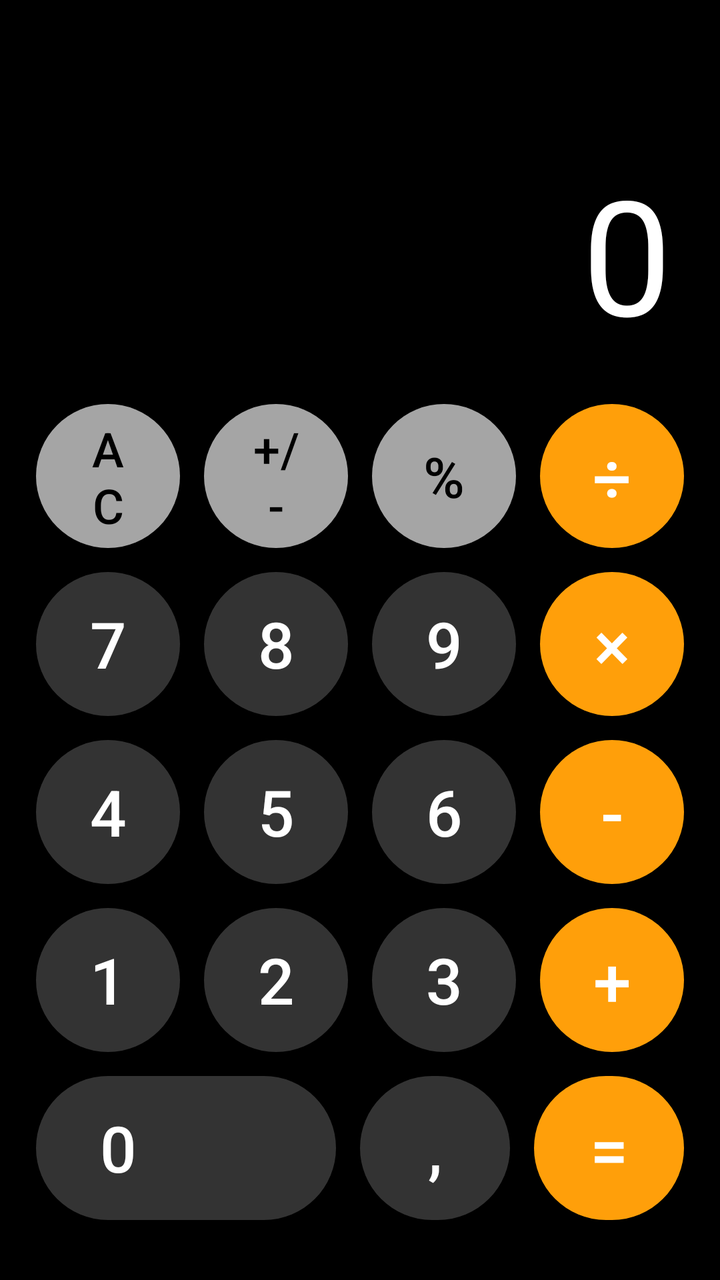
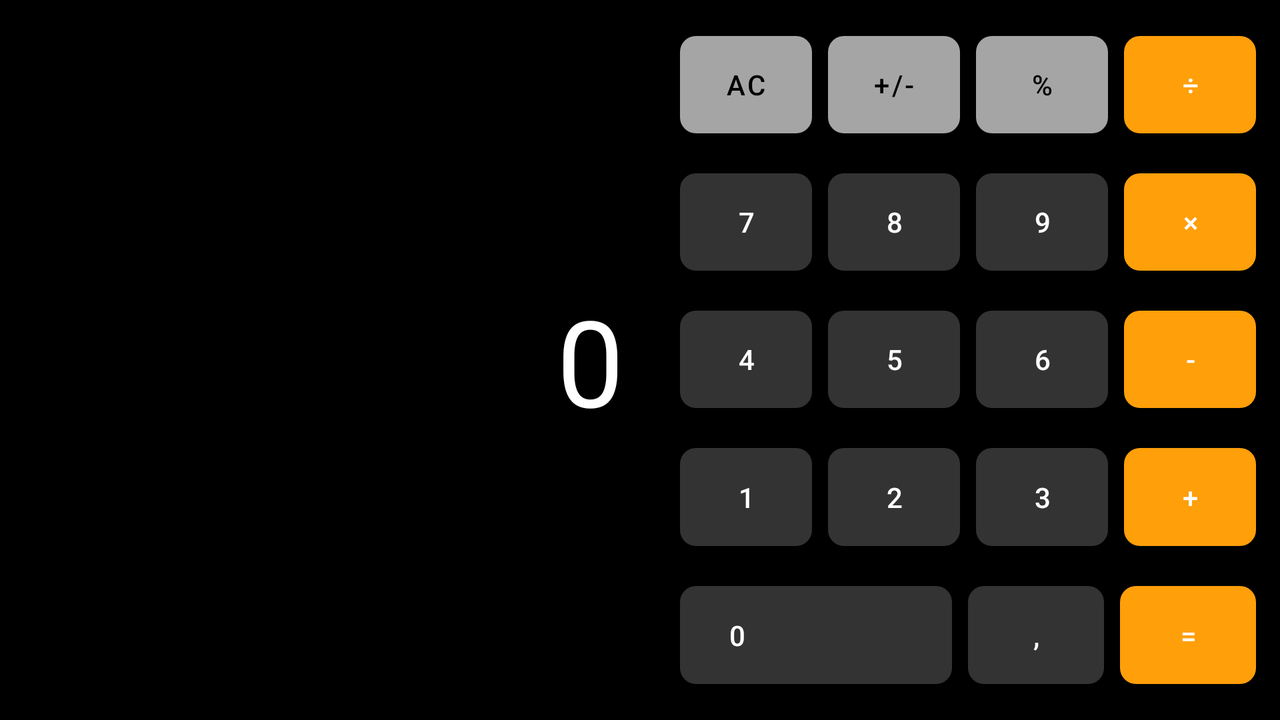

Compare how this app lays out the same screen by default and in its alternative resource folder. The renders come first, then the two layout files and the values they reference.
<!-- AndroidManifest.xml: application theme Theme.SimpleCalculator -->
<!-- res/layout/activity_simple_calc.xml -->
<?xml version="1.0" encoding="utf-8"?>
<androidx.constraintlayout.widget.ConstraintLayout xmlns:android="http://schemas.android.com/apk/res/android"
    xmlns:app="http://schemas.android.com/apk/res-auto"
    xmlns:tools="http://schemas.android.com/tools"
    android:id="@+id/main"
    android:layout_width="match_parent"
    android:layout_height="match_parent"
    android:background="#000000"
    tools:context=".SimpleCalcActivity">

    <TextView
        android:id="@+id/tvDisplay"
        android:layout_width="0dp"
        android:layout_height="wrap_content"
        android:layout_marginEnd="24dp"
        android:layout_marginBottom="16dp"
        android:gravity="end"
        android:text="0"
        android:textColor="#FFFFFF"
        android:textSize="80sp"
        app:layout_constraintBottom_toTopOf="@+id/keypadContainer"
        app:layout_constraintEnd_toEndOf="parent"
        app:layout_constraintStart_toStartOf="parent" />

    <LinearLayout
        android:id="@+id/keypadContainer"
        android:layout_width="0dp"
        android:layout_height="0dp"
        android:layout_marginStart="12dp"
        android:layout_marginEnd="12dp"
        android:layout_marginBottom="24dp"
        android:orientation="vertical"
        app:layout_constraintBottom_toBottomOf="parent"
        app:layout_constraintDimensionRatio="4:5"
        app:layout_constraintEnd_toEndOf="parent"
        app:layout_constraintStart_toStartOf="parent">

        <LinearLayout
            android:layout_width="match_parent"
            android:layout_height="0dp"
            android:layout_weight="1"
            android:orientation="horizontal">

            <com.google.android.material.button.MaterialButton
                android:id="@+id/btnAC"
                android:layout_width="0dp"
                android:layout_height="match_parent"
                android:layout_margin="6dp"
                android:layout_weight="1"
                android:text="AC"
                android:textColor="#000000"
                android:textSize="24sp"
                app:backgroundTint="#A5A5A5"
                app:cornerRadius="100dp"
                android:insetTop="0dp"
                android:insetBottom="0dp"/>

            <com.google.android.material.button.MaterialButton
                android:id="@+id/btnPlusMinus"
                android:layout_width="0dp"
                android:layout_height="match_parent"
                android:layout_margin="6dp"
                android:layout_weight="1"
                android:text="+/-"
                android:textColor="#000000"
                android:textSize="24sp"
                app:backgroundTint="#A5A5A5"
                app:cornerRadius="100dp"
                android:insetTop="0dp"
                android:insetBottom="0dp"/>

            <com.google.android.material.button.MaterialButton
                android:id="@+id/btnPercent"
                android:layout_width="0dp"
                android:layout_height="match_parent"
                android:layout_margin="6dp"
                android:layout_weight="1"
                android:text="%"
                android:textColor="#000000"
                android:textSize="28sp"
                app:backgroundTint="#A5A5A5"
                app:cornerRadius="100dp"
                android:insetTop="0dp"
                android:insetBottom="0dp"/>

            <com.google.android.material.button.MaterialButton
                android:id="@+id/btnDivide"
                android:layout_width="0dp"
                android:layout_height="match_parent"
                android:layout_margin="6dp"
                android:layout_weight="1"
                android:text="÷"
                android:textSize="34sp"
                app:backgroundTint="#FF9F0A"
                app:cornerRadius="100dp"
                android:insetTop="0dp"
                android:insetBottom="0dp"/>
        </LinearLayout>

        <LinearLayout
            android:layout_width="match_parent"
            android:layout_height="0dp"
            android:layout_weight="1"
            android:orientation="horizontal">

            <com.google.android.material.button.MaterialButton
                android:id="@+id/btn7"
                android:layout_width="0dp"
                android:layout_height="match_parent"
                android:layout_margin="6dp"
                android:layout_weight="1"
                android:text="7"
                android:textSize="32sp"
                app:backgroundTint="#333333"
                app:cornerRadius="100dp"
                android:insetTop="0dp"
                android:insetBottom="0dp"/>

            <com.google.android.material.button.MaterialButton
                android:id="@+id/btn8"
                android:layout_width="0dp"
                android:layout_height="match_parent"
                android:layout_margin="6dp"
                android:layout_weight="1"
                android:text="8"
                android:textSize="32sp"
                app:backgroundTint="#333333"
                app:cornerRadius="100dp"
                android:insetTop="0dp"
                android:insetBottom="0dp"/>

            <com.google.android.material.button.MaterialButton
                android:id="@+id/btn9"
                android:layout_width="0dp"
                android:layout_height="match_parent"
                android:layout_margin="6dp"
                android:layout_weight="1"
                android:text="9"
                android:textSize="32sp"
                app:backgroundTint="#333333"
                app:cornerRadius="100dp"
                android:insetTop="0dp"
                android:insetBottom="0dp"/>

            <com.google.android.material.button.MaterialButton
                android:id="@+id/btnMultiply"
                android:layout_width="0dp"
                android:layout_height="match_parent"
                android:layout_margin="6dp"
                android:layout_weight="1"
                android:text="×"
                android:textSize="34sp"
                app:backgroundTint="#FF9F0A"
                app:cornerRadius="100dp"
                android:insetTop="0dp"
                android:insetBottom="0dp"/>
        </LinearLayout>

        <LinearLayout
            android:layout_width="match_parent"
            android:layout_height="0dp"
            android:layout_weight="1"
            android:orientation="horizontal">

            <com.google.android.material.button.MaterialButton
                android:id="@+id/btn4"
                android:layout_width="0dp"
                android:layout_height="match_parent"
                android:layout_margin="6dp"
                android:layout_weight="1"
                android:text="4"
                android:textSize="32sp"
                app:backgroundTint="#333333"
                app:cornerRadius="100dp"
                android:insetTop="0dp"
                android:insetBottom="0dp"/>

            <com.google.android.material.button.MaterialButton
                android:id="@+id/btn5"
                android:layout_width="0dp"
                android:layout_height="match_parent"
                android:layout_margin="6dp"
                android:layout_weight="1"
                android:text="5"
                android:textSize="32sp"
                app:backgroundTint="#333333"
                app:cornerRadius="100dp"
                android:insetTop="0dp"
                android:insetBottom="0dp"/>

            <com.google.android.material.button.MaterialButton
                android:id="@+id/btn6"
                android:layout_width="0dp"
                android:layout_height="match_parent"
                android:layout_margin="6dp"
                android:layout_weight="1"
                android:text="6"
                android:textSize="32sp"
                app:backgroundTint="#333333"
                app:cornerRadius="100dp"
                android:insetTop="0dp"
                android:insetBottom="0dp"/>

            <com.google.android.material.button.MaterialButton
                android:id="@+id/btnMinus"
                android:layout_width="0dp"
                android:layout_height="match_parent"
                android:layout_margin="6dp"
                android:layout_weight="1"
                android:text="-"
                android:textSize="34sp"
                app:backgroundTint="#FF9F0A"
                app:cornerRadius="100dp"
                android:insetTop="0dp"
                android:insetBottom="0dp"/>
        </LinearLayout>

        <LinearLayout
            android:layout_width="match_parent"
            android:layout_height="0dp"
            android:layout_weight="1"
            android:orientation="horizontal">

            <com.google.android.material.button.MaterialButton
                android:id="@+id/btn1"
                android:layout_width="0dp"
                android:layout_height="match_parent"
                android:layout_margin="6dp"
                android:layout_weight="1"
                android:text="1"
                android:textSize="32sp"
                app:backgroundTint="#333333"
                app:cornerRadius="100dp"
                android:insetTop="0dp"
                android:insetBottom="0dp"/>

            <com.google.android.material.button.MaterialButton
                android:id="@+id/btn2"
                android:layout_width="0dp"
                android:layout_height="match_parent"
                android:layout_margin="6dp"
                android:layout_weight="1"
                android:text="2"
                android:textSize="32sp"
                app:backgroundTint="#333333"
                app:cornerRadius="100dp"
                android:insetTop="0dp"
                android:insetBottom="0dp"/>

            <com.google.android.material.button.MaterialButton
                android:id="@+id/btn3"
                android:layout_width="0dp"
                android:layout_height="match_parent"
                android:layout_margin="6dp"
                android:layout_weight="1"
                android:text="3"
                android:textSize="32sp"
                app:backgroundTint="#333333"
                app:cornerRadius="100dp"
                android:insetTop="0dp"
                android:insetBottom="0dp"/>

            <com.google.android.material.button.MaterialButton
                android:id="@+id/btnPlus"
                android:layout_width="0dp"
                android:layout_height="match_parent"
                android:layout_margin="6dp"
                android:layout_weight="1"
                android:text="+"
                android:textSize="34sp"
                app:backgroundTint="#FF9F0A"
                app:cornerRadius="100dp"
                android:insetTop="0dp"
                android:insetBottom="0dp"/>
        </LinearLayout>

        <LinearLayout
            android:layout_width="match_parent"
            android:layout_height="0dp"
            android:layout_weight="1"
            android:orientation="horizontal">

            <com.google.android.material.button.MaterialButton
                android:id="@+id/btn0"
                android:layout_width="0dp"
                android:layout_height="match_parent"
                android:layout_margin="6dp"
                android:layout_weight="2"
                android:text="0"
                android:gravity="start|center_vertical"
                android:paddingStart="32dp"
                android:textSize="32sp"
                app:backgroundTint="#333333"
                app:cornerRadius="100dp"
                android:insetTop="0dp"
                android:insetBottom="0dp"/>

            <com.google.android.material.button.MaterialButton
                android:id="@+id/btnComma"
                android:layout_width="0dp"
                android:layout_height="match_parent"
                android:layout_margin="6dp"
                android:layout_weight="1"
                android:text=","
                android:textSize="32sp"
                app:backgroundTint="#333333"
                app:cornerRadius="100dp"
                android:insetTop="0dp"
                android:insetBottom="0dp"/>

            <com.google.android.material.button.MaterialButton
                android:id="@+id/btnEqual"
                android:layout_width="0dp"
                android:layout_height="match_parent"
                android:layout_margin="6dp"
                android:layout_weight="1"
                android:text="="
                android:textSize="34sp"
                app:backgroundTint="#FF9F0A"
                app:cornerRadius="100dp"
                android:insetTop="0dp"
                android:insetBottom="0dp"/>
        </LinearLayout>
    </LinearLayout>

</androidx.constraintlayout.widget.ConstraintLayout>
<!-- resources referenced by this layout -->
<resources>
  <style name="Theme.SimpleCalculator" parent="Base.Theme.SimpleCalculator" />
  <style name="Base.Theme.SimpleCalculator" parent="Theme.Material3.DayNight.NoActionBar">
      </style>
</resources>
<!-- res/layout-land/activity_simple_calc.xml (the repository's variant of the layout above) -->
<!-- drawn on the phone turned sideways -->
<?xml version="1.0" encoding="utf-8"?>
<androidx.constraintlayout.widget.ConstraintLayout xmlns:android="http://schemas.android.com/apk/res/android"
    xmlns:app="http://schemas.android.com/apk/res-auto"
    xmlns:tools="http://schemas.android.com/tools"
    android:id="@+id/main"
    android:layout_width="match_parent"
    android:layout_height="match_parent"
    android:background="#000000"
    tools:context=".SimpleCalcActivity">

    <TextView
        android:id="@+id/tvDisplay"
        android:layout_width="0dp"
        android:layout_height="0dp"
        android:layout_margin="16dp"
        android:gravity="end|center_vertical"
        android:text="0"
        android:textColor="#FFFFFF"
        android:textSize="60sp"
        app:layout_constraintBottom_toBottomOf="parent"
        app:layout_constraintEnd_toStartOf="@+id/keypadContainer"
        app:layout_constraintStart_toStartOf="parent"
        app:layout_constraintTop_toTopOf="parent" />

    <LinearLayout
        android:id="@+id/keypadContainer"
        android:layout_width="0dp"
        android:layout_height="match_parent"
        android:layout_margin="8dp"
        android:orientation="vertical"
        app:layout_constraintBottom_toBottomOf="parent"
        app:layout_constraintEnd_toEndOf="parent"
        app:layout_constraintStart_toEndOf="@+id/tvDisplay"
        app:layout_constraintTop_toTopOf="parent">

        <LinearLayout
            android:layout_width="match_parent"
            android:layout_height="0dp"
            android:layout_weight="1"
            android:orientation="horizontal">

            <com.google.android.material.button.MaterialButton
                android:id="@+id/btnAC"
                style="@style/Widget.MaterialComponents.Button.UnelevatedButton"
                android:layout_width="0dp"
                android:layout_height="match_parent"
                android:layout_margin="4dp"
                android:layout_weight="1"
                android:text="AC"
                android:textColor="#000000"
                app:backgroundTint="#A5A5A5"
                app:cornerRadius="8dp" />

            <com.google.android.material.button.MaterialButton
                android:id="@+id/btnPlusMinus"
                style="@style/Widget.MaterialComponents.Button.UnelevatedButton"
                android:layout_width="0dp"
                android:layout_height="match_parent"
                android:layout_margin="4dp"
                android:layout_weight="1"
                android:text="+/-"
                android:textColor="#000000"
                app:backgroundTint="#A5A5A5"
                app:cornerRadius="8dp" />

            <com.google.android.material.button.MaterialButton
                android:id="@+id/btnPercent"
                style="@style/Widget.MaterialComponents.Button.UnelevatedButton"
                android:layout_width="0dp"
                android:layout_height="match_parent"
                android:layout_margin="4dp"
                android:layout_weight="1"
                android:text="%"
                android:textColor="#000000"
                app:backgroundTint="#A5A5A5"
                app:cornerRadius="8dp" />

            <com.google.android.material.button.MaterialButton
                android:id="@+id/btnDivide"
                style="@style/Widget.MaterialComponents.Button.UnelevatedButton"
                android:layout_width="0dp"
                android:layout_height="match_parent"
                android:layout_margin="4dp"
                android:layout_weight="1"
                android:text="÷"
                app:backgroundTint="#FF9F0A"
                app:cornerRadius="8dp" />
        </LinearLayout>

        <LinearLayout
            android:layout_width="match_parent"
            android:layout_height="0dp"
            android:layout_weight="1"
            android:orientation="horizontal">

            <com.google.android.material.button.MaterialButton
                android:id="@+id/btn7"
                style="@style/Widget.MaterialComponents.Button.UnelevatedButton"
                android:layout_width="0dp"
                android:layout_height="match_parent"
                android:layout_margin="4dp"
                android:layout_weight="1"
                android:text="7"
                app:backgroundTint="#333333"
                app:cornerRadius="8dp" />

            <com.google.android.material.button.MaterialButton
                android:id="@+id/btn8"
                style="@style/Widget.MaterialComponents.Button.UnelevatedButton"
                android:layout_width="0dp"
                android:layout_height="match_parent"
                android:layout_margin="4dp"
                android:layout_weight="1"
                android:text="8"
                app:backgroundTint="#333333"
                app:cornerRadius="8dp" />

            <com.google.android.material.button.MaterialButton
                android:id="@+id/btn9"
                style="@style/Widget.MaterialComponents.Button.UnelevatedButton"
                android:layout_width="0dp"
                android:layout_height="match_parent"
                android:layout_margin="4dp"
                android:layout_weight="1"
                android:text="9"
                app:backgroundTint="#333333"
                app:cornerRadius="8dp" />

            <com.google.android.material.button.MaterialButton
                android:id="@+id/btnMultiply"
                style="@style/Widget.MaterialComponents.Button.UnelevatedButton"
                android:layout_width="0dp"
                android:layout_height="match_parent"
                android:layout_margin="4dp"
                android:layout_weight="1"
                android:text="×"
                app:backgroundTint="#FF9F0A"
                app:cornerRadius="8dp" />
        </LinearLayout>

        <LinearLayout
            android:layout_width="match_parent"
            android:layout_height="0dp"
            android:layout_weight="1"
            android:orientation="horizontal">

            <com.google.android.material.button.MaterialButton
                android:id="@+id/btn4"
                style="@style/Widget.MaterialComponents.Button.UnelevatedButton"
                android:layout_width="0dp"
                android:layout_height="match_parent"
                android:layout_margin="4dp"
                android:layout_weight="1"
                android:text="4"
                app:backgroundTint="#333333"
                app:cornerRadius="8dp" />

            <com.google.android.material.button.MaterialButton
                android:id="@+id/btn5"
                style="@style/Widget.MaterialComponents.Button.UnelevatedButton"
                android:layout_width="0dp"
                android:layout_height="match_parent"
                android:layout_margin="4dp"
                android:layout_weight="1"
                android:text="5"
                app:backgroundTint="#333333"
                app:cornerRadius="8dp" />

            <com.google.android.material.button.MaterialButton
                android:id="@+id/btn6"
                style="@style/Widget.MaterialComponents.Button.UnelevatedButton"
                android:layout_width="0dp"
                android:layout_height="match_parent"
                android:layout_margin="4dp"
                android:layout_weight="1"
                android:text="6"
                app:backgroundTint="#333333"
                app:cornerRadius="8dp" />

            <com.google.android.material.button.MaterialButton
                android:id="@+id/btnMinus"
                style="@style/Widget.MaterialComponents.Button.UnelevatedButton"
                android:layout_width="0dp"
                android:layout_height="match_parent"
                android:layout_margin="4dp"
                android:layout_weight="1"
                android:text="-"
                app:backgroundTint="#FF9F0A"
                app:cornerRadius="8dp" />
        </LinearLayout>

        <LinearLayout
            android:layout_width="match_parent"
            android:layout_height="0dp"
            android:layout_weight="1"
            android:orientation="horizontal">

            <com.google.android.material.button.MaterialButton
                android:id="@+id/btn1"
                style="@style/Widget.MaterialComponents.Button.UnelevatedButton"
                android:layout_width="0dp"
                android:layout_height="match_parent"
                android:layout_margin="4dp"
                android:layout_weight="1"
                android:text="1"
                app:backgroundTint="#333333"
                app:cornerRadius="8dp" />

            <com.google.android.material.button.MaterialButton
                android:id="@+id/btn2"
                style="@style/Widget.MaterialComponents.Button.UnelevatedButton"
                android:layout_width="0dp"
                android:layout_height="match_parent"
                android:layout_margin="4dp"
                android:layout_weight="1"
                android:text="2"
                app:backgroundTint="#333333"
                app:cornerRadius="8dp" />

            <com.google.android.material.button.MaterialButton
                android:id="@+id/btn3"
                style="@style/Widget.MaterialComponents.Button.UnelevatedButton"
                android:layout_width="0dp"
                android:layout_height="match_parent"
                android:layout_margin="4dp"
                android:layout_weight="1"
                android:text="3"
                app:backgroundTint="#333333"
                app:cornerRadius="8dp" />

            <com.google.android.material.button.MaterialButton
                android:id="@+id/btnPlus"
                style="@style/Widget.MaterialComponents.Button.UnelevatedButton"
                android:layout_width="0dp"
                android:layout_height="match_parent"
                android:layout_margin="4dp"
                android:layout_weight="1"
                android:text="+"
                app:backgroundTint="#FF9F0A"
                app:cornerRadius="8dp" />
        </LinearLayout>

        <LinearLayout
            android:layout_width="match_parent"
            android:layout_height="0dp"
            android:layout_weight="1"
            android:orientation="horizontal">

            <com.google.android.material.button.MaterialButton
                android:id="@+id/btn0"
                style="@style/Widget.MaterialComponents.Button.UnelevatedButton"
                android:layout_width="0dp"
                android:layout_height="match_parent"
                android:layout_margin="4dp"
                android:layout_weight="2"
                android:gravity="start|center_vertical"
                android:paddingStart="24dp"
                android:text="0"
                app:backgroundTint="#333333"
                app:cornerRadius="8dp" />

            <com.google.android.material.button.MaterialButton
                android:id="@+id/btnComma"
                style="@style/Widget.MaterialComponents.Button.UnelevatedButton"
                android:layout_width="0dp"
                android:layout_height="match_parent"
                android:layout_margin="4dp"
                android:layout_weight="1"
                android:text=","
                app:backgroundTint="#333333"
                app:cornerRadius="8dp" />

            <com.google.android.material.button.MaterialButton
                android:id="@+id/btnEqual"
                style="@style/Widget.MaterialComponents.Button.UnelevatedButton"
                android:layout_width="0dp"
                android:layout_height="match_parent"
                android:layout_margin="4dp"
                android:layout_weight="1"
                android:text="="
                app:backgroundTint="#FF9F0A"
                app:cornerRadius="8dp" />
        </LinearLayout>
    </LinearLayout>

</androidx.constraintlayout.widget.ConstraintLayout>
